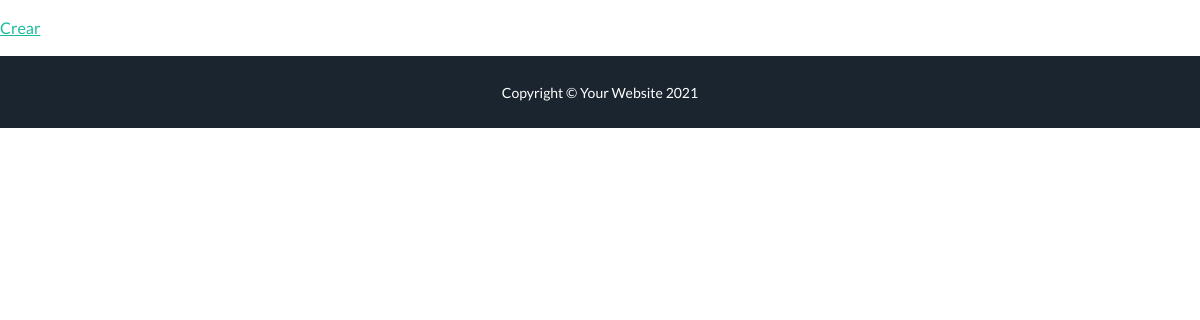
Before: /blog/suscriptor/list with the older database file.
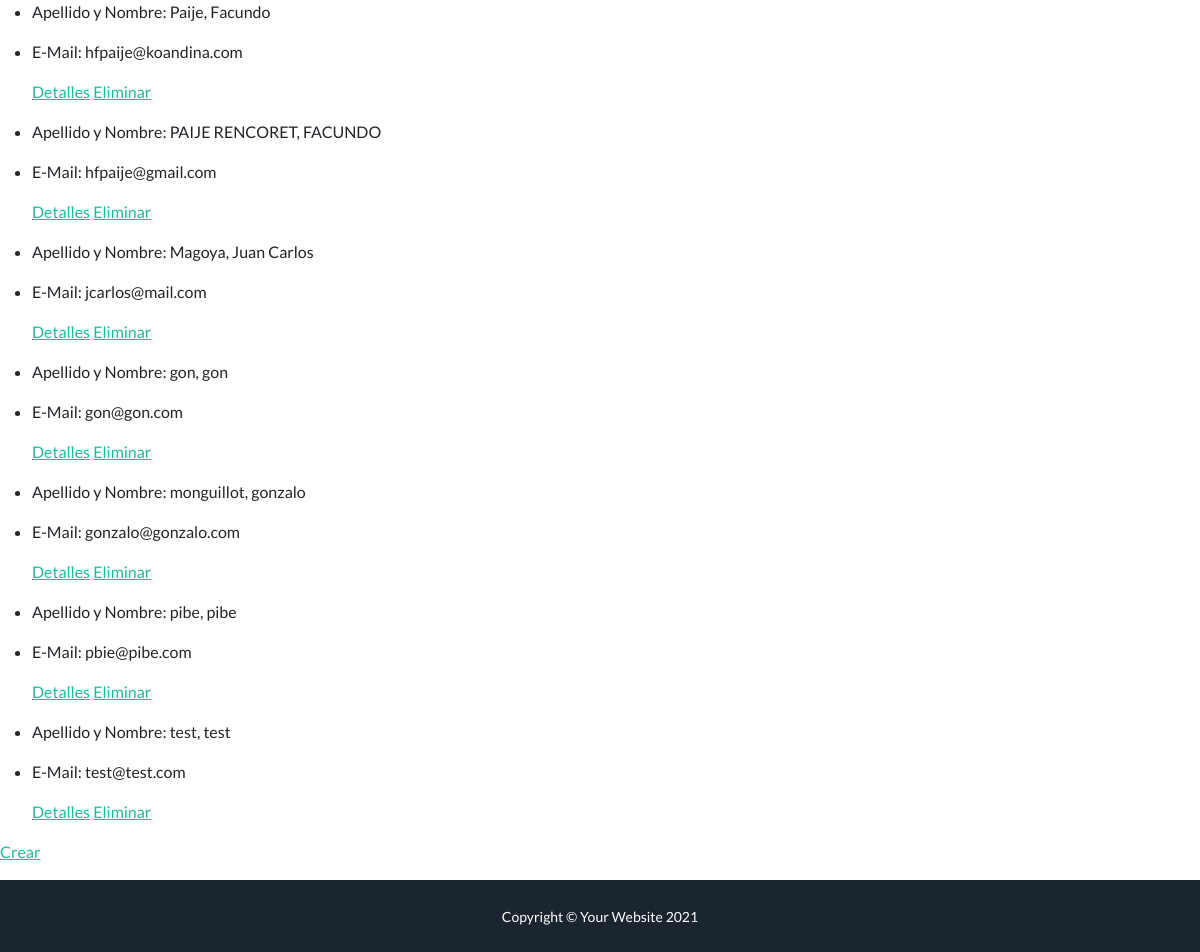
After: the same page with the newer database file.
### blog/models.py (models this page shows, shortened)
class Suscriptor(models.Model):
    nombre = models.CharField(max_length=40, null=False)
    apellido = models.CharField(max_length=40, null=False)
    email = models.EmailField(unique=True, null=False)

### blog/views.py (the view)
# urls.py: path('suscriptor/list', SuscriptorList.as_view(), name = 'List'),
class SuscriptorList(ListView):
    model = Suscriptor
    template_name = "blog/suscriptor_list.html"

### templates/blog/suscriptor_list.html (shortened to what this page needs)
{% extends 'blog/base.html' %}
{% block FondoBlanco %}
    <ul>
        {% for Suscriptor in object_list %}
        <li>
            <p>Apellido y Nombre: {{Suscriptor.apellido}}, {{Suscriptor.nombre}}
            </p>
        </li>
            <li>
            <p>    E-Mail: {{Suscriptor.email}}
            </p>
            <p>
                <a href="{% url 'Detail' Suscriptor.id %}">Detalles</a>
                <a href="{% url 'Delete' Suscriptor.id %}">Eliminar</a>
            </p>
        </li>
        {% endfor %}
    </ul>
    <p>
        <a href="{% url 'Inicio' %}">Crear</a>
    </p>
{% endblock FondoBlanco %}

### templates/blog/base.html (shortened to what this page needs)
{% load static %}
<!DOCTYPE html>
<html lang="en">
    <head>
        <link href="" rel="stylesheet" type="text/css" />
        <link href="{% static 'blog/css/styles.css' %}" rel="stylesheet" />
    </head>
    <body id="page-top">
        {% block FondoBlanco %}{% endblock FondoBlanco %}
        <div class="copyright py-4 text-center text-white">
            <div class="container"><small>Copyright &copy; Your Website 2021</small></div>
        </div>
    </body>
</html>

Changed rows visible on the page:
added Suscriptor: apellido "Paije", nombre "Facundo", email "hfpaije@koandina.com"
added Suscriptor: apellido "PAIJE RENCORET", nombre "FACUNDO", email "hfpaije@gmail.com"
added Suscriptor: apellido "Magoya", nombre "Juan Carlos", email "jcarlos@mail.com"
added Suscriptor: apellido "gon", nombre "gon", email "gon@gon.com"
added Suscriptor: apellido "monguillot", nombre "gonzalo", email "gonzalo@gonzalo.com"
added Suscriptor: apellido "pibe", nombre "pibe", email "pbie@pibe.com"
added Suscriptor: apellido "test", nombre "test", email "test@test.com"
